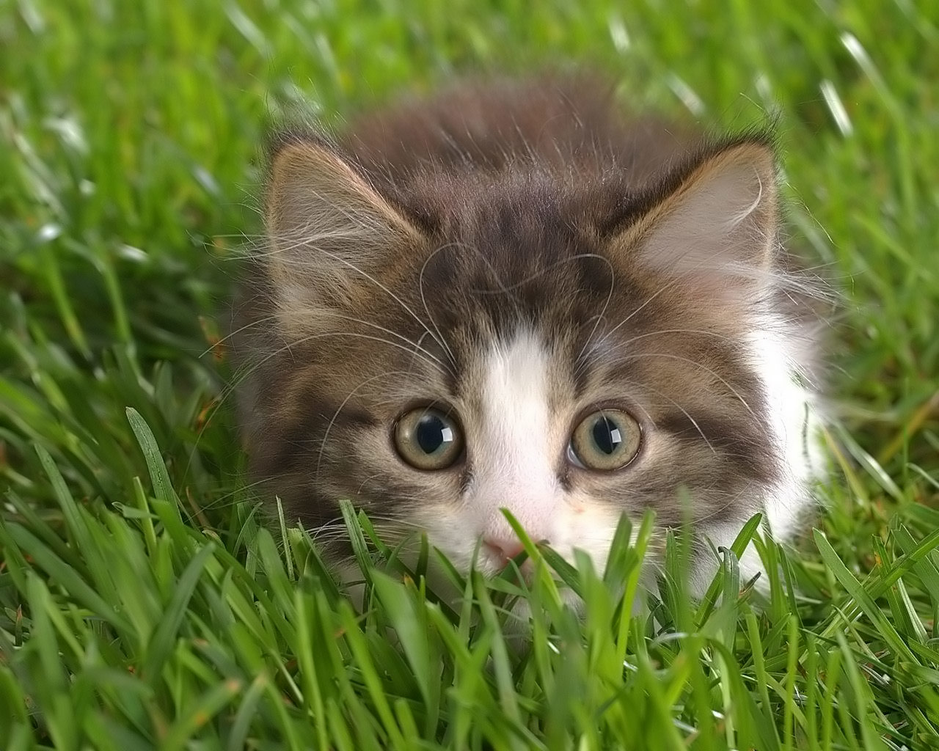
#> input picture cat.png, 939 x 751 px, shrunk from 1280 x 1024 before the run
$ python mix.py cat.png dog.png
#> lines starting #> are read from the running program, lines starting #| are printed output that depends on the picture
import sys
from PIL import Image
import random

def get_image_data(image):
    """This function load the image into a 2 dimensional array of pixels.

    """
    data = [[0] * image.size[1] for _ in range(image.size[0])]

    for x in range(image.size[0]):
        for y in range(image.size[1]):
            data[x][y] = image.getpixel((x, y))

    return image.size[0], image.size[1], data

def save_data(width, height, data, filename):
    """This function save a 2 dimensional array of pixels into a file.

    """
    img = Image.new('RGB', (width, height))
    img.putdata([data[x][y] for y in range(height) for x in
                 range(width)])
    img.save(filename)
    img.close()

def mix_line(width, height, data_img1, data_img2):
    data = [[0] * height for _ in range(width)]

    for y in range(height):
        line_source = data_img1 if y % 2 == 0 else data_img2
        for x in range(width):
            data[x][y] = line_source[x][y]

    return data

def mix_line_random(width, height, data_img1, data_img2):
    data = [[0] * height for _ in range(width)]

    for y in range(height):
        line_source = random.choice([data_img1, data_img2])
        for x in range(width):
            data[x][y] = line_source[x][y]

    return data

def mix_pixel_random(width, height, data_img1, data_img2):
    data = [[0] * height for _ in range(width)]

    for y in range(height):
        for x in range(width):
            data[x][y] = random.choice([data_img1[x][y], data_img2[x][y]])

    return data

if __name__ == '__main__':
    if len(sys.argv) != 3:
        print('python mix.py img1 img2')
        sys.exit(1)
    img1 = Image.open(sys.argv[1])
#> img1 is the input picture: PIL image 939x751 RGB; mean R, G, B 102.6, 114.1, 58.6
    img2 = Image.open(sys.argv[2])
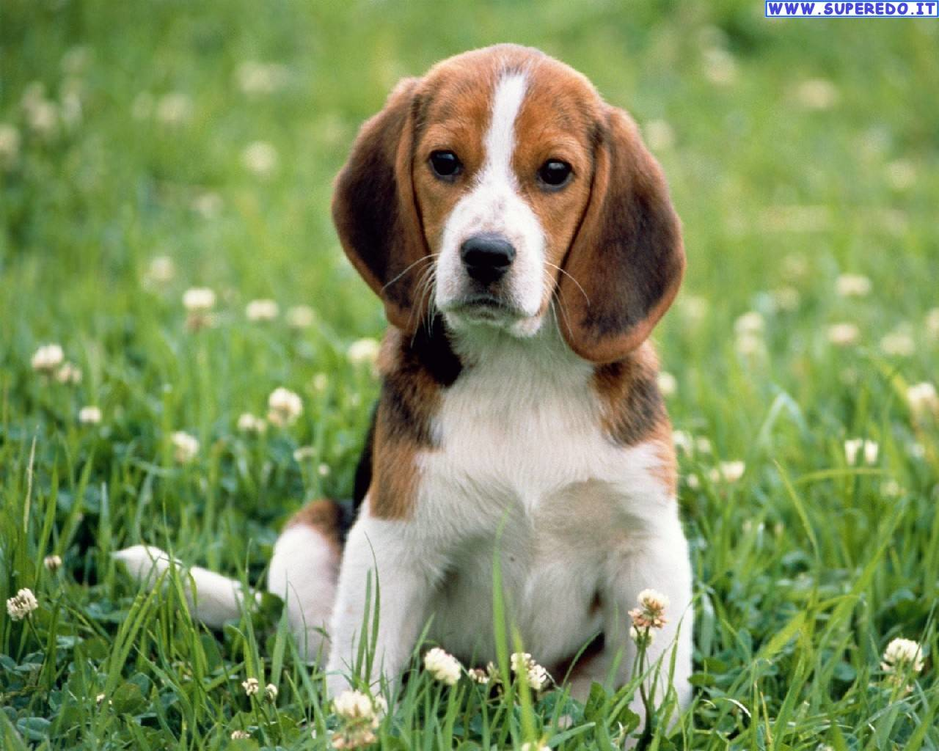
#> input picture dog.png, 939 x 751 px, shrunk from 1280 x 1024 before the run
#> img2 is the input picture: PIL image 939x751 RGB; mean R, G, B 126.4, 144.6, 91.8
    width1, height1, data_img1 = get_image_data(img1)
#> after the loop in get_image_data, `for x in range(image.size[0]):`: data = 939 items
#> width1 = 939; height1 = 751; data_img1 = 939 items
    width2, height2, data_img2 = get_image_data(img2)
#> width2 = 939; height2 = 751; data_img2 = 939 items
    if not width1 == width2 or not height1 == height2:
        print('Image have different sizes.')
        sys.exit(2)
    output_data = mix_pixel_random(width1, height1, data_img1, data_img2)
#> output_data = 939 items
    output_name = ''.join(sys.argv[1].split('.')[:-1]) + '_' + \
                  ''.join(sys.argv[2].split('.')[:-1]) + '_pixel_random.png'
    save_data(width1, height1, output_data, output_name)
#> in save_data, `img = Image.new('RGB', (width, height))`: img: PIL image 939x751 RGB; every value is 0
#> in save_data, `img.putdata([data[x][y] for y in range(height) for x in range(width)])`:
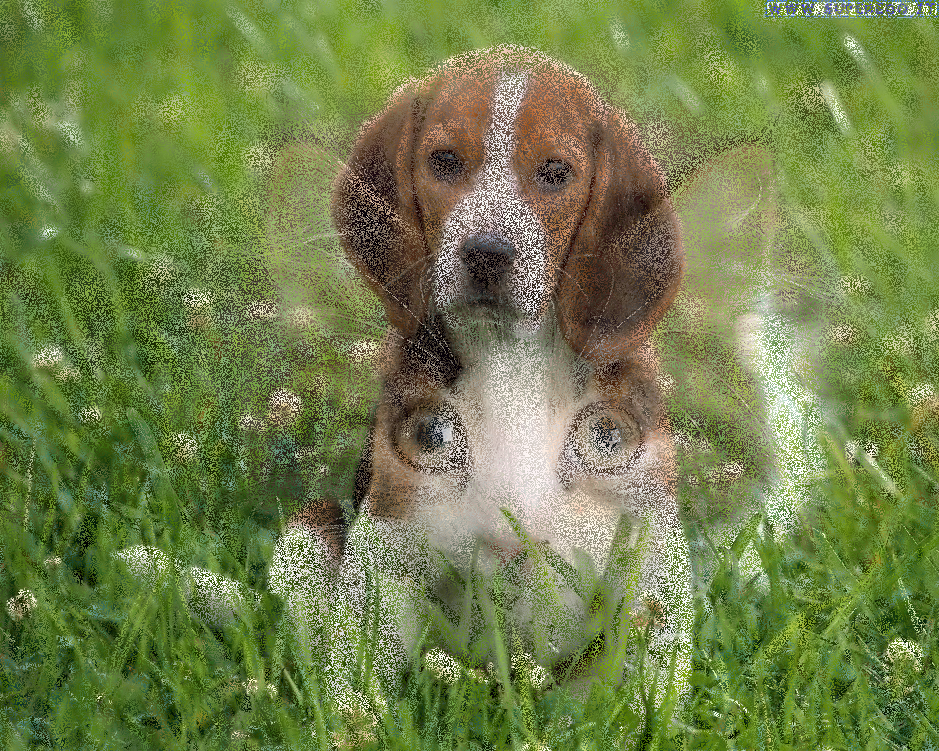
#> img: PIL image 939x751 RGB; mean R, G, B 114.4, 129.3, 75.1
